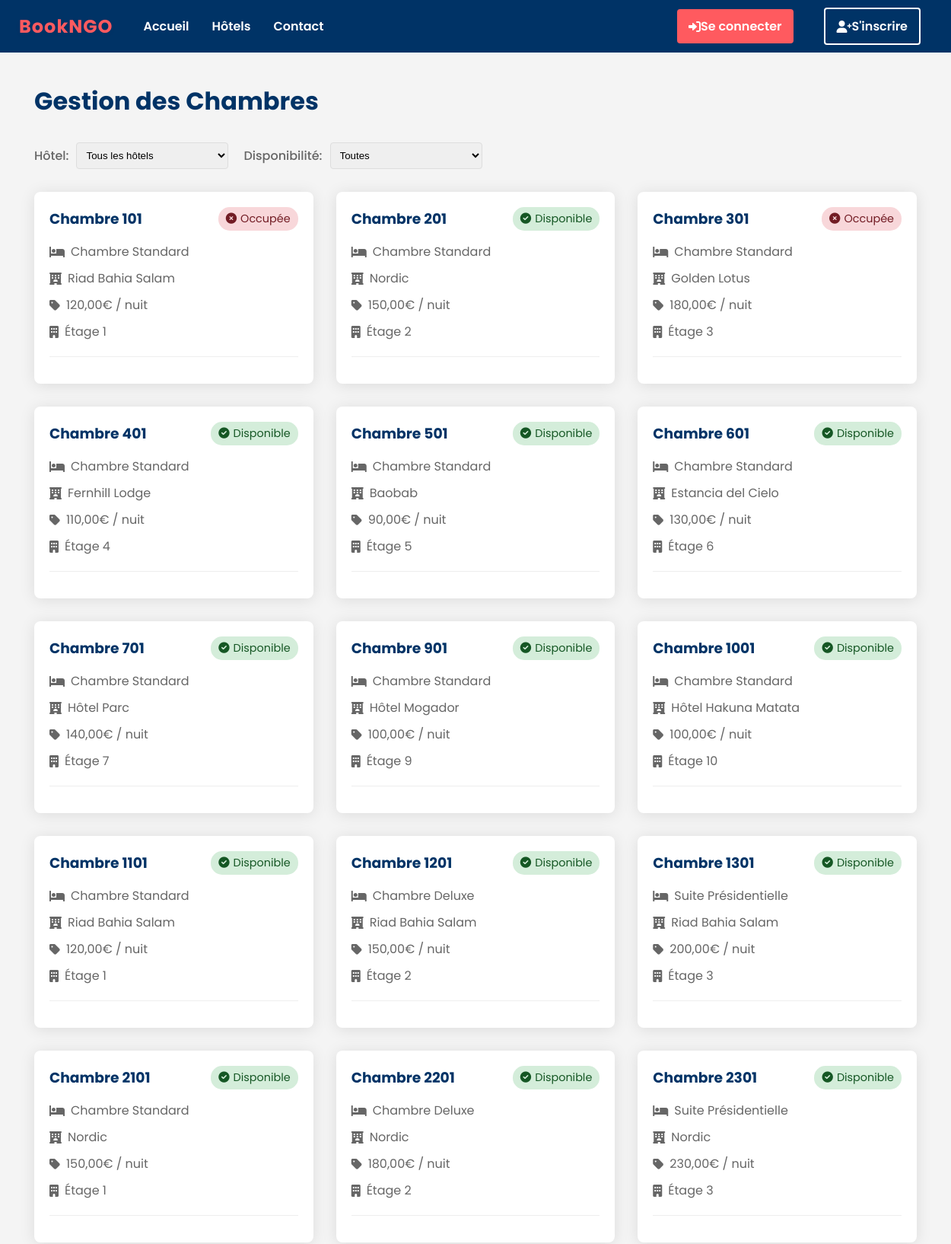
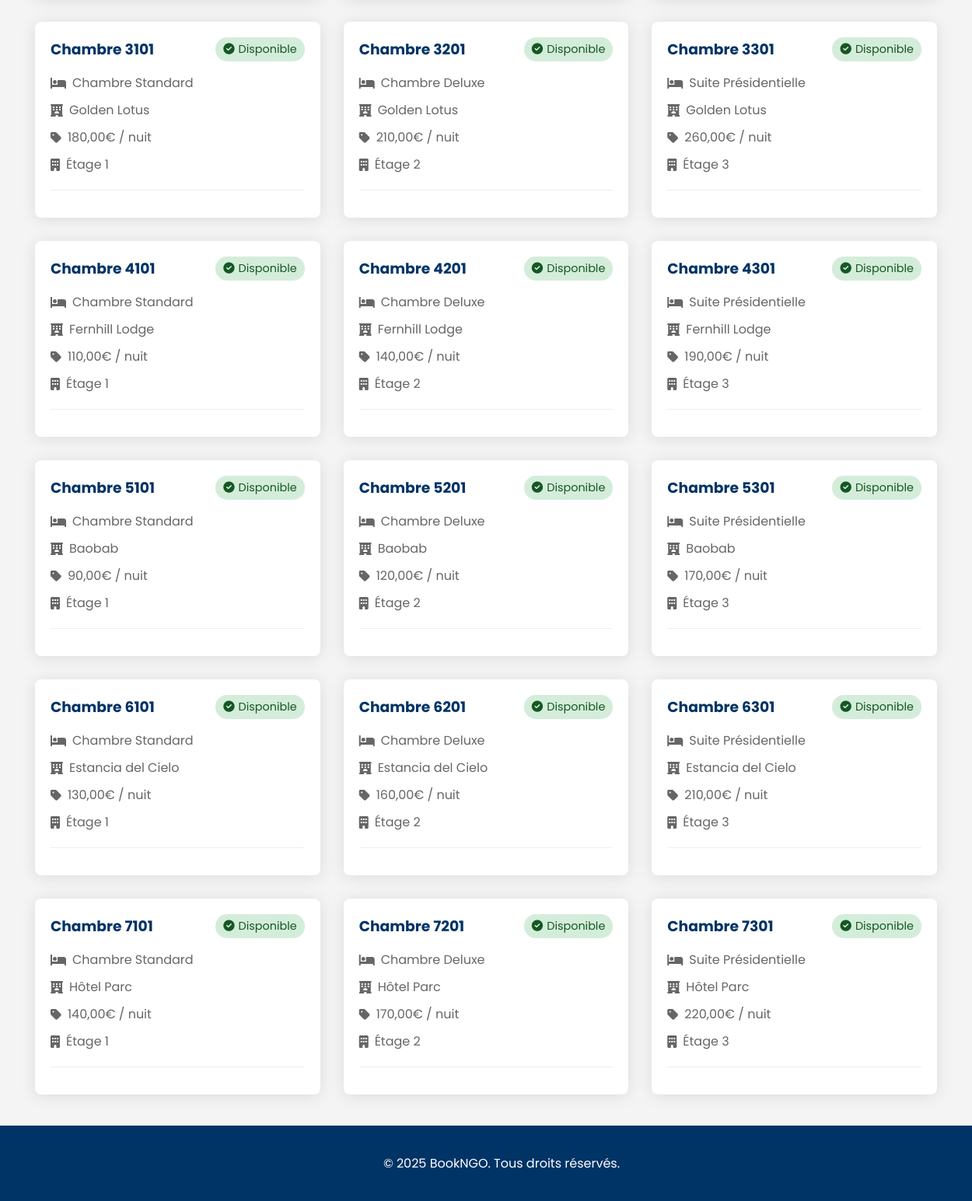
The app's page /api/hotels/rooms/ with its own data (2 pictures, top to bottom).
### hotel_app/models.py (models this page shows, shortened)
class Room(models.Model):
    hotel = models.ForeignKey(Hotel, on_delete=models.CASCADE, related_name='rooms')
    room_type = models.ForeignKey(RoomType, on_delete=models.CASCADE)
    room_number = models.CharField(max_length=10)
    floor = models.PositiveIntegerField()
    is_available = models.BooleanField(default=True)

class RoomType(models.Model):
    STANDARD = 'standard'
    DELUXE = 'deluxe'
    PRESIDENTIELLE = 'presidentielle'
    TYPE_CHOICES = (
        (STANDARD, 'Chambre Standard'),
        (DELUXE, 'Chambre Deluxe'),
        (PRESIDENTIELLE, 'Suite Présidentielle'),
    )
    hotel = models.ForeignKey(Hotel, on_delete=models.CASCADE, related_name='room_types')
    name = models.CharField(max_length=50, choices=TYPE_CHOICES)
    description = models.TextField()
    base_price = models.DecimalField(max_digits=10, decimal_places=2)
    capacity = models.PositiveIntegerField()
    amenities = models.TextField(blank=True)

class Hotel(models.Model):
    owner = models.ForeignKey(User, on_delete=models.CASCADE, related_name='hotels')
    name = models.CharField(max_length=255)
    description = models.TextField()
    address = models.TextField()
    city = models.CharField(max_length=100)
    country = models.CharField(max_length=100)
    email = models.EmailField()
    phone = models.CharField(max_length=20)
    image = models.ImageField(upload_to='hotels/', null=True, blank=True)
    base_price = models.DecimalField(max_digits=10, decimal_places=2, default=0)

### hotel_app/views.py (the view)
# urls.py: path('rooms/', room_list, name='room-list'),
def room_list(request):
    rooms = Room.objects.select_related('hotel', 'room_type').all()
    hotels = Hotel.objects.all()
    if request.user.is_authenticated and request.user.role == 2:
        rooms = rooms.filter(hotel__owner=request.user)
        hotels = hotels.filter(owner=request.user)
    context = {
        'rooms': rooms,
        'hotels': hotels,
        'title': 'Gestion des Chambres'
    }
    return render(request, 'hotel_app/room_list.html', context)

### templates/hotel_app/room_list.html (shortened to what this page needs)
{% extends "base.html" %}
{% block content %}
<div class="rooms-container">
    <div class="section-header">
        <h1>Gestion des Chambres</h1>
    </div>
    <div class="room-filters">
        <div class="filter-group">
            <label for="hotel-filter">Hôtel:</label>
            <select id="hotel-filter">
                <option value="">Tous les hôtels</option>
            </select>
        </div>
        <div class="filter-group">
            <label for="availability-filter">Disponibilité:</label>
            <select id="availability-filter">
                <option value="">Toutes</option>
            </select>
        </div>
    </div>
    <div class="room-grid">
        {% for room in rooms %}
        <div class="room-card" data-hotel="{{ room.hotel.id }}" data-available="{{ room.is_available|lower }}">
            <div class="room-header">
                <h3>Chambre {{ room.room_number }}</h3>
                <span class="room-status {% if room.is_available %}available{% else %}occupied{% endif %}">
                    <i class="fas {% if room.is_available %}fa-check-circle{% else %}fa-times-circle{% endif %}"></i>
                    {% if room.is_available %}Disponible{% else %}Occupée{% endif %}
                </span>
            </div>
            <div class="room-info">
                <p class="room-type">
                    <i class="fas fa-bed"></i>
                    {{ room.room_type.get_name_display }}
                </p>
                <p class="room-hotel">
                    <i class="fas fa-hotel"></i>
                    {{ room.hotel.name }}
                </p>
                <p class="room-price">
                    <i class="fas fa-tag"></i>
                    {{ room.room_type.base_price }}€ / nuit
                </p>
                <p class="room-floor">
                    <i class="fas fa-building"></i>
                    Étage {{ room.floor }}
                </p>
            </div>
            <div class="room-actions">
            </div>
        </div>
        {% endfor %}
    </div>
</div>
{% endblock %}

### templates/base.html (style rules this page uses)
body { font-family: 'Poppins', sans-serif; margin: 0; padding: 0; background-color: #f4f4f4; }

### templates/hotel_app/room_list.html (style rules this page uses)
.rooms-container { max-width: 1200px; margin: 40px auto; padding: 0 20px; }
.section-header { display: flex; justify-content: space-between; align-items: center; margin-bottom: 30px; }
.section-header h1 { color: #003366; margin: 0; }
.room-filters { display: flex; gap: 20px; margin-bottom: 30px; }
.filter-group { display: flex; align-items: center; gap: 10px; }
.filter-group label { color: #666; font-weight: 500; }
.filter-group select { padding: 8px; border: 1px solid #ddd; border-radius: 4px; min-width: 200px; }
.room-grid { display: grid; grid-template-columns: repeat(auto-fill, minmax(350px, 1fr)); gap: 30px; }
.room-card { background: white; border-radius: 8px; padding: 20px; box-shadow: 0 2px 20px rgba(0,0,0,0.1); }
.room-header { display: flex; justify-content: space-between; align-items: center; margin-bottom: 15px; }
.room-header h3 { color: #003366; margin: 0; }
.room-status { display: inline-flex; align-items: center; gap: 5px; padding: 5px 10px; border-radius: 15px; font-size: 0.9em; }
.room-status.available { background-color: #d4edda; color: #155724; }
.room-status.occupied { background-color: #f8d7da; color: #721c24; }
.room-info { margin-bottom: 20px; }
.room-info p { color: #666; margin: 0 0 10px; display: flex; align-items: center; gap: 8px; }
.room-actions { border-top: 1px solid #eee; padding-top: 15px; }

### records on screen
Room: room_number "101", is_available False (drawn), room_type.name "Chambre Standard", hotel.name "Riad Bahia Salam", room_type.base_price "120,00", floor "1"
Room: room_number "201", is_available True (drawn), room_type.name "Chambre Standard", hotel.name "Nordic", room_type.base_price "150,00", floor "2"
Room: room_number "301", is_available False (drawn), room_type.name "Chambre Standard", hotel.name "Golden Lotus", room_type.base_price "180,00", floor "3"
Room: room_number "401", is_available True (drawn), room_type.name "Chambre Standard", hotel.name "Fernhill Lodge", room_type.base_price "110,00", floor "4"
Room: room_number "501", is_available True (drawn), room_type.name "Chambre Standard", hotel.name "Baobab", room_type.base_price "90,00", floor "5"
Room: room_number "601", is_available True (drawn), room_type.name "Chambre Standard", hotel.name "Estancia del Cielo", room_type.base_price "130,00", floor "6"
Room: room_number "701", is_available True (drawn), room_type.name "Chambre Standard", hotel.name "Hôtel Parc", room_type.base_price "140,00", floor "7"
Room: room_number "901", is_available True (drawn), room_type.name "Chambre Standard", hotel.name "Hôtel Mogador", room_type.base_price "100,00", floor "9"
Room: room_number "1001", is_available True (drawn), room_type.name "Chambre Standard", hotel.name "Hôtel Hakuna Matata", room_type.base_price "100,00", floor "10"
Room: room_number "1101", is_available True (drawn), room_type.name "Chambre Standard", hotel.name "Riad Bahia Salam", room_type.base_price "120,00", floor "1"
Room: room_number "1201", is_available True (drawn), room_type.name "Chambre Deluxe", hotel.name "Riad Bahia Salam", room_type.base_price "150,00", floor "2"
Room: room_number "1301", is_available True (drawn), room_type.name "Suite Présidentielle", hotel.name "Riad Bahia Salam", room_type.base_price "200,00", floor "3"
Room: room_number "2101", is_available True (drawn), room_type.name "Chambre Standard", hotel.name "Nordic", room_type.base_price "150,00", floor "1"
Room: room_number "2201", is_available True (drawn), room_type.name "Chambre Deluxe", hotel.name "Nordic", room_type.base_price "180,00", floor "2"
Room: room_number "2301", is_available True (drawn), room_type.name "Suite Présidentielle", hotel.name "Nordic", room_type.base_price "230,00", floor "3"
Room: room_number "3101", is_available True (drawn), room_type.name "Chambre Standard", hotel.name "Golden Lotus", room_type.base_price "180,00", floor "1"
Room: room_number "3201", is_available True (drawn), room_type.name "Chambre Deluxe", hotel.name "Golden Lotus", room_type.base_price "210,00", floor "2"
Room: room_number "3301", is_available True (drawn), room_type.name "Suite Présidentielle", hotel.name "Golden Lotus", room_type.base_price "260,00", floor "3"
Room: room_number "4101", is_available True (drawn), room_type.name "Chambre Standard", hotel.name "Fernhill Lodge", room_type.base_price "110,00", floor "1"
Room: room_number "4201", is_available True (drawn), room_type.name "Chambre Deluxe", hotel.name "Fernhill Lodge", room_type.base_price "140,00", floor "2"
Room: room_number "4301", is_available True (drawn), room_type.name "Suite Présidentielle", hotel.name "Fernhill Lodge", room_type.base_price "190,00", floor "3"
Room: room_number "5101", is_available True (drawn), room_type.name "Chambre Standard", hotel.name "Baobab", room_type.base_price "90,00", floor "1"
Room: room_number "5201", is_available True (drawn), room_type.name "Chambre Deluxe", hotel.name "Baobab", room_type.base_price "120,00", floor "2"
Room: room_number "5301", is_available True (drawn), room_type.name "Suite Présidentielle", hotel.name "Baobab", room_type.base_price "170,00", floor "3"
Room: room_number "6101", is_available True (drawn), room_type.name "Chambre Standard", hotel.name "Estancia del Cielo", room_type.base_price "130,00", floor "1"
Room: room_number "6201", is_available True (drawn), room_type.name "Chambre Deluxe", hotel.name "Estancia del Cielo", room_type.base_price "160,00", floor "2"
Room: room_number "6301", is_available True (drawn), room_type.name "Suite Présidentielle", hotel.name "Estancia del Cielo", room_type.base_price "210,00", floor "3"
Room: room_number "7101", is_available True (drawn), room_type.name "Chambre Standard", hotel.name "Hôtel Parc", room_type.base_price "140,00", floor "1"
Room: room_number "7201", is_available True (drawn), room_type.name "Chambre Deluxe", hotel.name "Hôtel Parc", room_type.base_price "170,00", floor "2"
Room: room_number "7301", is_available True (drawn), room_type.name "Suite Présidentielle", hotel.name "Hôtel Parc", room_type.base_price "220,00", floor "3"
